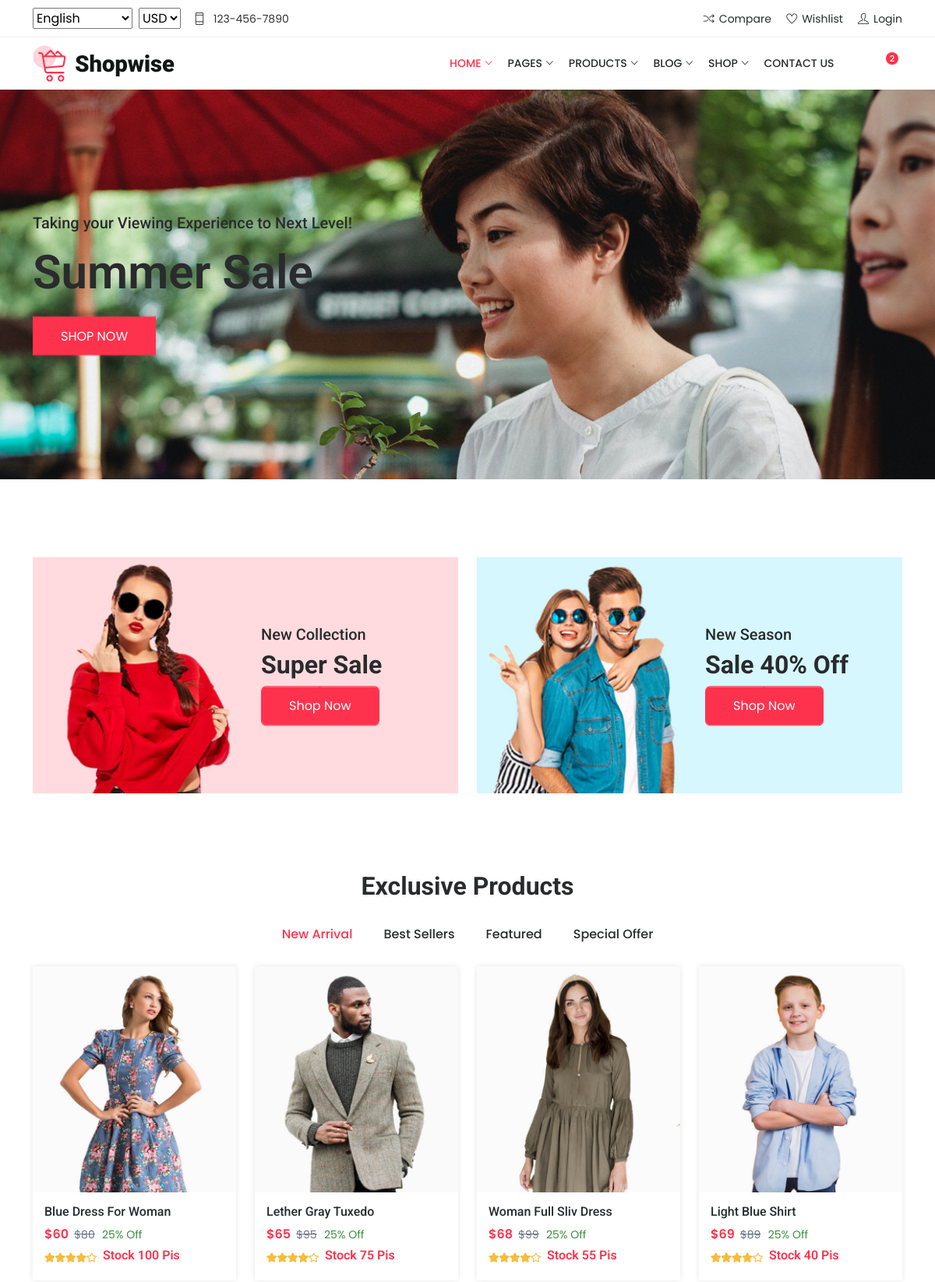
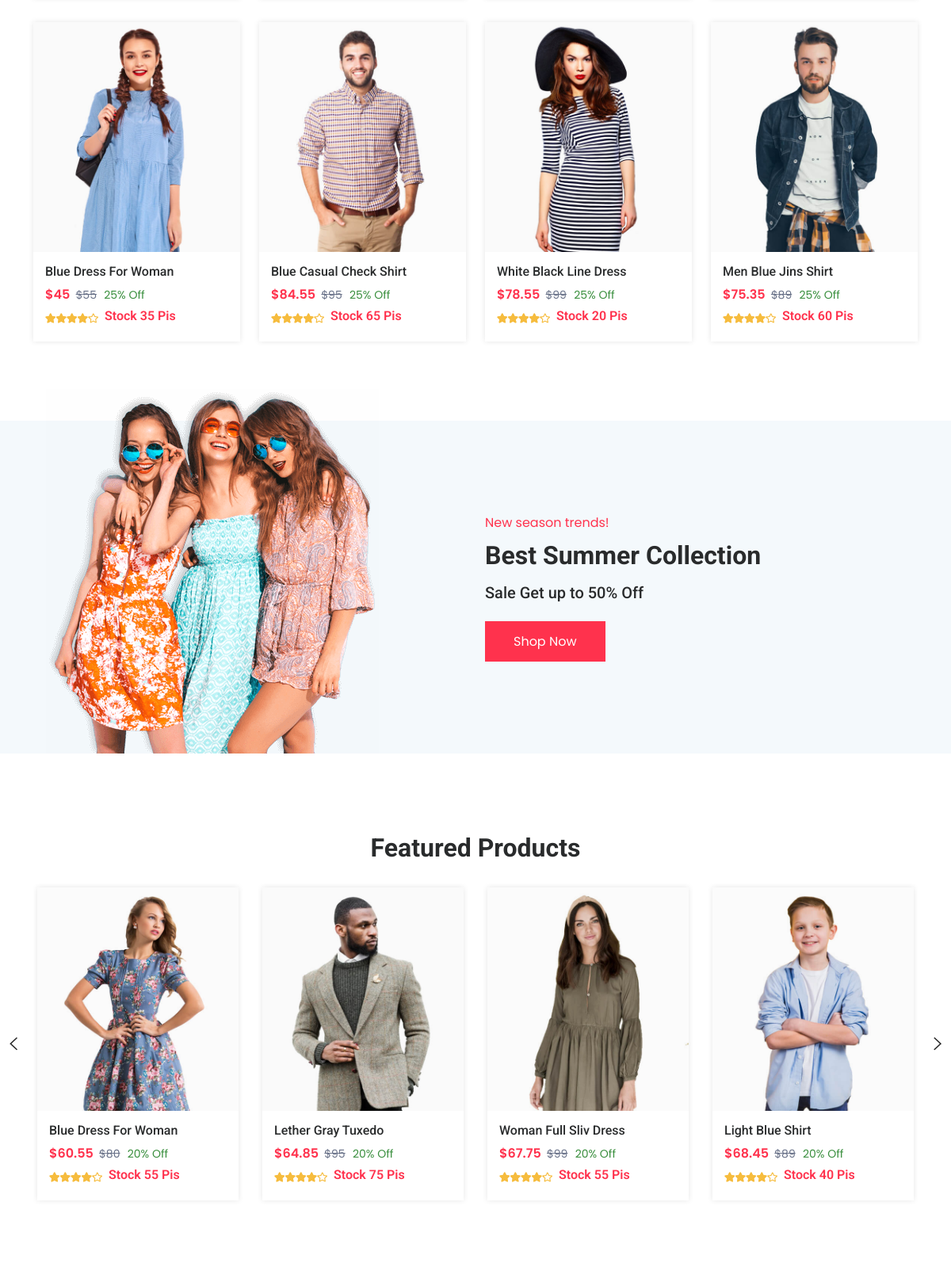
The page / (upper part) on the database its author committed (2 pictures, top to bottom).
### user_app/models.py (models this page shows, shortened)
class Banner(models.Model):
    name = models.CharField(max_length=150)
    image = models.ImageField(upload_to='BannerImg/')
    description = models.CharField(max_length=200)
    class Meta:
        verbose_name_plural = 'Big Banner'

class SectionBanner(models.Model):
    name = models.CharField(max_length=100)
    image = models.ImageField(upload_to='SectionBannerImg/')
    short_description = models.CharField(max_length=100)
    class Meta:
        verbose_name_plural = 'Section Banner'

class Products(models.Model):
    product_name = models.CharField(max_length=100)
    categoris = models.ForeignKey( ProductCategory, verbose_name='Product Cetegory', on_delete=models.CASCADE )
    image = models.ImageField(upload_to='ProductImg/')
    price = models.IntegerField()
    discount_price = models.IntegerField(blank=True, null=True)
    product_purchase_price = models.CharField(max_length=100, blank=True, null=True)
    sort_description = models.CharField(max_length=300,blank=True, null=True)
    description = models.CharField(max_length=300)
    aditional_discription = models.CharField(max_length=300, blank=True, null=True)
    stok_quantity = models.PositiveIntegerField()
    class Meta:
        verbose_name_plural = 'Products'

class LastBanner(models.Model):
    collection_name = models.CharField(max_length=100)
    image = models.ImageField(upload_to='LastBannerImg/')
    sell_offer = models.CharField(max_length=150)
    trends = models.CharField(max_length=100)
    class Meta:
        verbose_name_plural = 'Last Banner'

class FeaturedProducts(models.Model):
    product_name = models.CharField(max_length=100)
    categoris = models.ForeignKey( ProductCategory, verbose_name='Product Cetegory', on_delete=models.CASCADE )
    image = models.ImageField(upload_to='ProductImg/')
    price = models.IntegerField()
    discount_price = models.IntegerField(blank=True, null=True)
    product_purchase_price = models.CharField(max_length=100, blank=True, null=True)
    sort_description = models.CharField(max_length=300,blank=True, null=True)
    description = models.CharField(max_length=300)
    aditional_discription = models.CharField(max_length=300, blank=True, null=True)
    stok_quantity = models.PositiveIntegerField()
    class Meta:
        verbose_name_plural = 'Featured Products'

### user_app/views.py (the view)
# urls.py: path('',index,name='index_page'),
def index(request):
    product = Products.objects.all()
    F_product = FeaturedProducts.objects.all()
    B_banner = Banner.objects.all()
    S_banner = SectionBanner.objects.all()
    B_seller = BestSeller.objects.all()
    featured = Featured.objects.all()
    offer = SpecialOffer.objects.all()
    L_banner = LastBanner.objects.all()
    client = OurClient.objects.all()
    services = Services.objects.all()
    context = {
        'product':product,
        'F_product':F_product,
        'B_banner':B_banner,
        'S_banner':S_banner,
        'B_seller':B_seller,
        'featured':featured,
        'offer':offer,
        'L_banner':L_banner,
        'client':client,
        'services':services
    }
    return render(request, 'user_app/index.html', context)

### user_app/templates/user_app/index.html (shortened to what this page needs)
{% extends "user_app/base.html" %}
        {% load static %}
        {% block content %}
    <div class="banner_section slide_medium shop_banner_slider staggered-animation-wrap">
        <div id="carouselExampleControls" class="carousel slide carousel-fade light_arrow" data-bs-ride="carousel">
            <div class="carousel-inner">
                {% for X in B_banner %}
                <div class="carousel-item active background_bg" data-img-src="{{ X.image.url }}">
                    <div class="banner_slide_content">
                        <div class="container">
                            <div class="row">
                                <div class="col-lg-7 col-9">
                                    <div class="banner_content overflow-hidden">
                                        <h5 class="mb-3 staggered-animation font-weight-light" data-animation="slideInLeft" data-animation-delay="0.5s">{{ X.description }}!</h5>
                                        <h2 class="staggered-animation" data-animation="slideInLeft" data-animation-delay="1s">{{ X.name }}</h2>
                                        <a class="btn btn-fill-out rounded-0 staggered-animation text-uppercase" href="shop-left-sidebar.html" data-animation="slideInLeft" data-animation-delay="1.5s">Shop Now</a>
                                    </div>
                                </div>
                            </div>
                        </div>
                    </div>
                </div>
                {% endfor %}
            </div>
        </div>
    </div>
    <div class="main_content">
        <div class="section pb_20">
            <div class="container">
                <div class="row">
                    {% for X in S_banner %}
                    <div class="col-md-6">
                        <div class="single_banner">
                            <img src="{{ X.image.url }}" alt="shop_banner_img1" />
                            <div class="single_banner_info">
                                <h5 class="single_bn_title1">{{ X.name }}</h5>
                                <h3 class="single_bn_title">{{ X.short_description }}</h3>
                                <a href="shop-left-sidebar.html" class="btn btn-fill-out">Shop Now</a>
                            </div>
                        </div>
                    </div>
                    {% endfor %}
                </div>
            </div>
        </div>
        <div class="section small_pt pb_70">
            <div class="container">
                <div class="row justify-content-center">
                    <div class="col-md-6">
                        <div class="heading_s1 text-center">
                            <h2>Exclusive Products</h2>
                        </div>
                    </div>
                </div>
                <div class="row">
                    <div class="col-12">
                        <div class="tab-style1">
                            <ul class="nav nav-tabs justify-content-center" role="tablist">
                                <li class="nav-item">
                                    <a class="nav-link active" id="arrival-tab" data-bs-toggle="tab" href="#arrival" role="tab" aria-controls="arrival" aria-selected="true">New Arrival</a>
                                </li>
                                <li class="nav-item">
                                    <a class="nav-link" id="sellers-tab" data-bs-toggle="tab" href="#sellers" role="tab" aria-controls="sellers" aria-selected="false">Best Sellers</a>
                                </li>
                                <li class="nav-item">
                                    <a class="nav-link" id="featured-tab" data-bs-toggle="tab" href="#featured" role="tab" aria-controls="featured" aria-selected="false">Featured</a>
                                </li>
                                <li class="nav-item">
                                    <a class="nav-link" id="special-tab" data-bs-toggle="tab" href="#special" role="tab" aria-controls="special" aria-selected="false">Special Offer</a>
                                </li>
                            </ul>
                        </div>
                        <div class="tab-content">
                            <div class="tab-pane fade show active" id="arrival" role="tabpanel" aria-labelledby="arrival-tab">
                                <div class="row shop_container">
                                    {% for X in product %}
                                    <div class="col-lg-3 col-md-4 col-6">
                                        <div class="product">
                                            <div class="product_img">
                                                <a href="shop-product-detail.html">
                                            <img src="{{ X.image.url }}" alt="product_img1">
                                        </a>
                                                <div class="product_action_box">
                                                    <ul class="list_none pr_action_btn">
                                                    </ul>
                                                </div>
                                            </div>
                                            <div class="product_info">
                                                <h6 class="product_title"><a href="shop-product-detail.html">{{ X.product_name }}</a></h6>
                                                <div class="product_price">
                                                    <span class="price">${{ X.product_purchase_price }}</span>
                                                    <del>${{ X.price }}</del>
                                                    <div class="on_sale">
                                                        <span>25% Off</span>
                                                    </div>
                                                </div>
                                                <div class="rating_wrap">
                                                    <div class="rating">
                                                        <div class="product_rate" style="width:80%"></div>
                                                    </div>
                                                    <span class="rating_num "><h6 class="price">Stock {{ X.stok_quantity }} Pis</h6></span>
                                                </div>
                                            </div>
                                        </div>
                                    </div>
                                    {% endfor %}
                                </div>
                            </div>
                        </div>
                    </div>
                </div>
            </div>
        </div>
        <div class="section bg_light_blue2 pb-0 pt-md-0">
            <div class="container">
                {% for X in L_banner %}
                <div class="row align-items-center flex-row-reverse">
                    <div class="col-md-6 offset-md-1">
                        <div class="medium_divider d-none d-md-block clearfix"></div>
                        <div class="trand_banner_text text-center text-md-start">
                            <div class="heading_s1 mb-3">
                                <span class="sub_heading">{{ X.trends }}</span>
                                <h2>{{ X.collection_name }}</h2>
                            </div>
                            <h5 class="mb-4">{{ X.sell_offer }}</h5>
                            <a href="shop-left-sidebar.html" class="btn btn-fill-out rounded-0">Shop Now</a>
                        </div>
                        <div class="medium_divider clearfix"></div>
                    </div>
                    <div class="col-md-5">
                        <div class="text-center trading_img">
                            <img src="{{ X.image.url }}" alt="tranding_img" />
                        </div>
                    </div>
                </div>
                {% endfor %}
            </div>
        </div>
        <div class="section">
            <div class="container">
                <div class="row justify-content-center">
                    <div class="col-md-6">
                        <div class="heading_s1 text-center">
                            <h2>Featured Products</h2>
                        </div>
                    </div>
                </div>
                <div class="row">
                    <div class="col-md-12">
                        <div class="product_slider carousel_slider owl-carousel owl-theme nav_style1" data-loop="true" data-dots="false" data-nav="true" data-margin="20" data-responsive='{"0":{"items": "1"}, "481":{"items": "2"}, "768":{"items": "3"}, "1199":{"items": "4"}}'>
                            {% for X in F_product %}
                            <div class="item">
                                <div class="product">
                                    <div class="product_img">
                                        <a href="shop-product-detail.html">
                                    <img src="{{ X.image.url }}" alt="product_img5">
                                </a>
                                        <div class="product_action_box">
                                            <ul class="list_none pr_action_btn">
                                            </ul>
                                        </div>
                                    </div>
                                    <div class="product_info">
                                        <h6 class="product_title"><a href="shop-product-detail.html">{{ X.product_name }}</a></h6>
                                        <div class="product_price">
                                            <span class="price">${{ X.product_purchase_price }}</span>
                                            <del>${{ X.price }}</del>
                                            <div class="on_sale">
                                                <span>20% Off</span>
                                            </div>
                                        </div>
                                        <div class="rating_wrap">
                                            <div class="rating">
                                                <div class="product_rate" style="width:80%"></div>
                                            </div>
                                            <span class="rating_num"><h6 class="price">Stock {{X.stok_quantity}} Pis</h6></span>
                                        </div>
                                    </div>
                                </div>
                            </div>
                            {% endfor %}
                        </div>
                    </div>
                </div>
            </div>
        </div>
    </div>
    {% endblock content %}

### rows shown on the page
Banner: image (picture), description "Taking your Viewing Experience to Next Level", name "Summer Sale"
SectionBanner: image (picture), name "New Collection", short_description "Super Sale"
SectionBanner: image (picture), name "New Season", short_description "Sale 40% Off"
Products: image (picture), product_name "Blue Dress For Woman", product_purchase_price "60", price "80", stok_quantity "100"
Products: image (picture), product_name "Lether Gray Tuxedo", product_purchase_price "65", price "95", stok_quantity "75"
Products: image (picture), product_name "Woman Full Sliv Dress", product_purchase_price "68", price "99", stok_quantity "55"
Products: image (picture), product_name "Light Blue Shirt", product_purchase_price "69", price "89", stok_quantity "40"
Products: image (picture), product_name "Blue Dress For Woman", product_purchase_price "45", price "55", stok_quantity "35"
Products: image (picture), product_name "Blue Casual Check Shirt", product_purchase_price "84.55", price "95", stok_quantity "65"
Products: image (picture), product_name "White Black Line Dress", product_purchase_price "78.55", price "99", stok_quantity "20"
Products: image (picture), product_name "Men Blue Jins Shirt", product_purchase_price "75.35", price "89", stok_quantity "60"
LastBanner: trends "New season trends!", collection_name "Best Summer Collection", sell_offer "Sale Get up to 50% Off", image (picture)
FeaturedProducts: image (picture), product_name "Blue Dress For Woman", product_purchase_price "60.55", price "80", stok_quantity "55"
FeaturedProducts: image (picture), product_name "Lether Gray Tuxedo", product_purchase_price "64.85", price "95", stok_quantity "75"
FeaturedProducts: image (picture), product_name "Woman Full Sliv Dress", product_purchase_price "67.75", price "99", stok_quantity "55"
FeaturedProducts: image (picture), product_name "Light Blue Shirt", product_purchase_price "68.45", price "89", stok_quantity "40"
